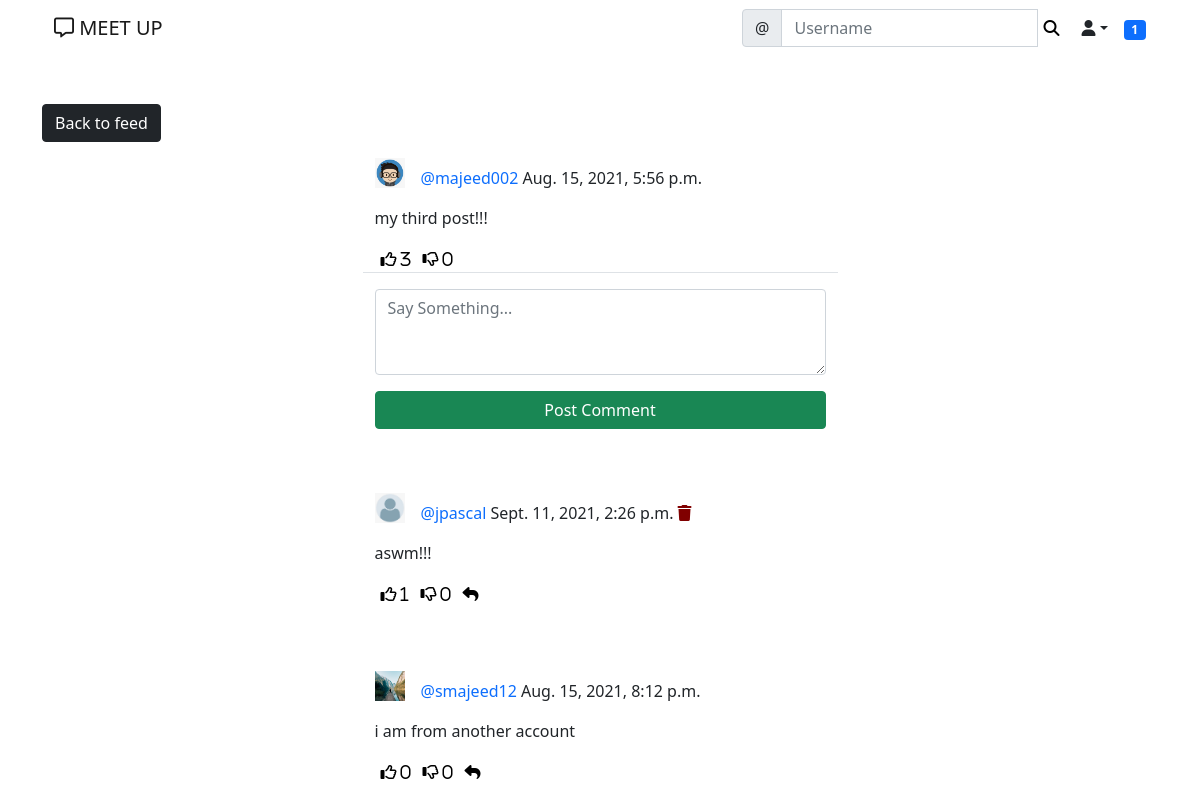
The app's page /meet/post/3/ (signed in) with its own data.
### meet/models.py (models this page shows)
class Post(models.Model):
    body = models.TextField()
    image = models.ImageField(upload_to='uploads/post_photos', blank=True, null=True)
    created_on = models.DateTimeField(default=timezone.now)
    author = models.ForeignKey(User, on_delete=models.CASCADE)
    likes = models.ManyToManyField(User, blank=True, related_name='likes')
    dislikes = models.ManyToManyField(User, blank=True, related_name='dislikes')

class UserProfile(models.Model):
	user = models.OneToOneField(User, primary_key=True, verbose_name='user', related_name='profile', on_delete=models.CASCADE)
	name = models.CharField(max_length=30, blank=True, null=True)
	bio = models.TextField(max_length=500, blank=True, null=True)
	interest = models.CharField(max_length=100, blank=True, null=True)
	birth_date =models.DateField(null=True, blank=True)
	location = models.CharField(max_length=100, blank=True, null=True)
	picture = models.ImageField(upload_to='uploads/profile_pictures', default='uploads/profile_pictures/default.png', blank=True)
	followers = models.ManyToManyField(User, blank=True, related_name='followers')

class Comment(models.Model):
    comment = models.TextField()
    created_on = models.DateTimeField(default=timezone.now)
    post = models.ForeignKey('Post', on_delete=models.CASCADE)
    author = models.ForeignKey(User, on_delete=models.CASCADE)
    likes = models.ManyToManyField(User, blank=True, related_name='comment_likes')
    dislikes = models.ManyToManyField(User, blank=True, related_name='comment_dislikes')
    parent = models.ForeignKey('self', on_delete=models.CASCADE, blank=True, null=True, related_name='+')
    @property
    def children(self):
					return Comment.objects.filter(parent=self).order_by('-created_on').all()
    @property
    def is_parent(self):
					if self.parent is None:
						return True
					return False

### meet/views.py (the view, shortened to what this page needs)
# urls.py: path('post/<int:pk>/', PostDetailView.as_view(), name='post_detail'),
class PostDetailView(LoginRequiredMixin, View):
    def get(self, request, pk, *args, **kwargs):
        post = Post.objects.get(pk=pk)
        form = CommentForm()
        comments = Comment.objects.filter(post=post).order_by('-created_on')
        context = {
            'post': post,
            'form': form,
            'comments': comments,
        }
        return render(request, 'meet/post_detail.html', context)

### meet/forms.py
class CommentForm(forms.ModelForm):
    comment = forms.CharField(
        label='',
        widget=forms.Textarea(
            attrs={'rows': '3',
                   'placeholder': 'Say Something...'}
        ))
    class Meta:
        model = Comment
        fields = ['comment']

### landing/templatetags/custom_tags.py (called while the page is built)
@register.inclusion_tag('meet/show_notifications.html', takes_context=True)
def show_notifications(context):
	request_user = context['request'].user
	notifications = Notification.objects.filter(to_user=request_user).exclude(user_has_seen=True).order_by('-date')
	return {'notifications': notifications}

### meet/templates/meet/post_detail.html (shortened to what this page needs)
{% extends 'landing/base.html' %}
{% load crispy_forms_tags %}
{% load static %}
{% block content %}
<div class="container">
    <div class="row mt-5 ">
        <div class="col-md-5 col-sm-6">
            <a href="{% url 'post_list' %}" class="btn btn-dark">Back to feed</a>
        </div>
    </div>
    <div class="row justify-content-center mt-3 ">
        <div class="col-md-5 col-sm-6 border-bottom">
                <div>
                    <a href="{% url 'profile' post.author.profile.pk %}">
                        <img class="round-circle post-img" height="30" width="30" src="{{ post.author.profile.picture.url }}" />
                    </a>
                    <p class="post-text">
                        <a class="text-primary post-link" href="{% url 'profile' post.author.profile.pk %}">@{{ post.author }}</a> {{ post.created_on }}
                    </p>
                </div>
            <div>
            <p>{{ post.body }}</p>
            </div>
            <div class="d-flex flex-row">
                <form method="POST" action="{% url 'like' post.pk %}">
                    <button class="remove-default-btn" type="submit">
                        <i class="far fa-thumbs-up"> <span>{{ post.likes.all.count }}</span></i>
                    </button>
                </form>
                <form method="POST" action="{% url 'dislike' post.pk %}">
                    <button class="remove-default-btn" type="submit">
                        <i class="far fa-thumbs-down"> <span>{{ post.dislikes.all.count }}</span></i>
                    </button>
                </form>
            </div>
        </div>
    </div>
    <div class="row justify-content-center mt-3 mb-5 ">
        <div class="col-md-5 col-sm-12 ">
            <form method="POST">
                {{ form | crispy }}
                <div class="d-grid gap-2">
                    <button class="btn btn-success mt-3">Post Comment</button>
                </div>
            </form>
        </div>
    </div>
    {% for comment in comments %}
    {% if comment.is_parent %}
    <div class="row justify-content-center mt-3 mb-5">
        <div class="col-md-5 col-sm-12">
            <p>
                <div>
                    <a href="{% url 'profile' comment.author.profile.pk %}">
                        <img class="round-circle post-img" height="30" width="30" src="{{ comment.author.profile.picture.url }}" />
                    </a>
                    <p class="post-text">
                        <a class="text-primary post-link" href="{% url 'profile' comment.author.profile.pk %}">@{{ comment.author }}</a> {{ comment.created_on }}
                        {% if request.user == comment.author %}
                        <a href="{% url 'comment_delete' post.pk comment.pk %}" class="delete-color"><i class="fas fa-trash" title="Delete post"></i></a>
                        {% endif %}
                    </p>
                </div>
        </p>
            <p>{{ comment.comment }}</p>
            <div class="d-flex flex-row">
                <form method="POST" action="{% url 'comment-like' post.pk comment.pk %}">
                    <button class="remove-default-btn" type="submit">
                        <i class="far fa-thumbs-up"> <span>{{ comment.likes.all.count }}</span></i>
                    </button>
                </form>
                <form method="POST" action="{% url 'comment-dislike' post.pk comment.pk %}">
                    <button class="remove-default-btn" type="submit">
                        <i class="far fa-thumbs-down"> <span>{{ comment.dislikes.all.count }}</span></i>
                    </button>
                </form>
                <div>
                    <button class="remove-default-btn"><i class="fas fa-reply" onclick="commentReplyToggle('{{ comment.pk }}')"></i></button>
                </div>
            </div>
        </div>
    </div>
    {% endif %}
    {% endfor %}
</div>
{% endblock content %}

### static/main.css (style rules this page uses)
.remove-default-btn { background-color: transparent; border: none; box-shadow: none; }
.delete-color { color: maroon; }
.post-link { text-decoration: none; }
.post-text { padding-top: 0.5rem; }
.post-img { float: left; margin-right: 1rem; }

### records on screen
Post: author.profile.picture (picture), author "majeed002", created_on "Aug. 15, 2021, 5:56 p.m.", body "my third post!!!", likes.all.count "3", dislikes.all.count "0"
Comment: author.profile.picture (placeholder picture), author "jpascal", created_on "Sept. 11, 2021, 2:26 p.m.", comment "aswm!!!", likes.all.count "1", dislikes.all.count "0"
Comment: author.profile.picture (picture), author "smajeed12", created_on "Aug. 15, 2021, 8:12 p.m.", comment "i am from another account", likes.all.count "0", dislikes.all.count "0"

### other values on screen
{{ notifications.count }} "1"
